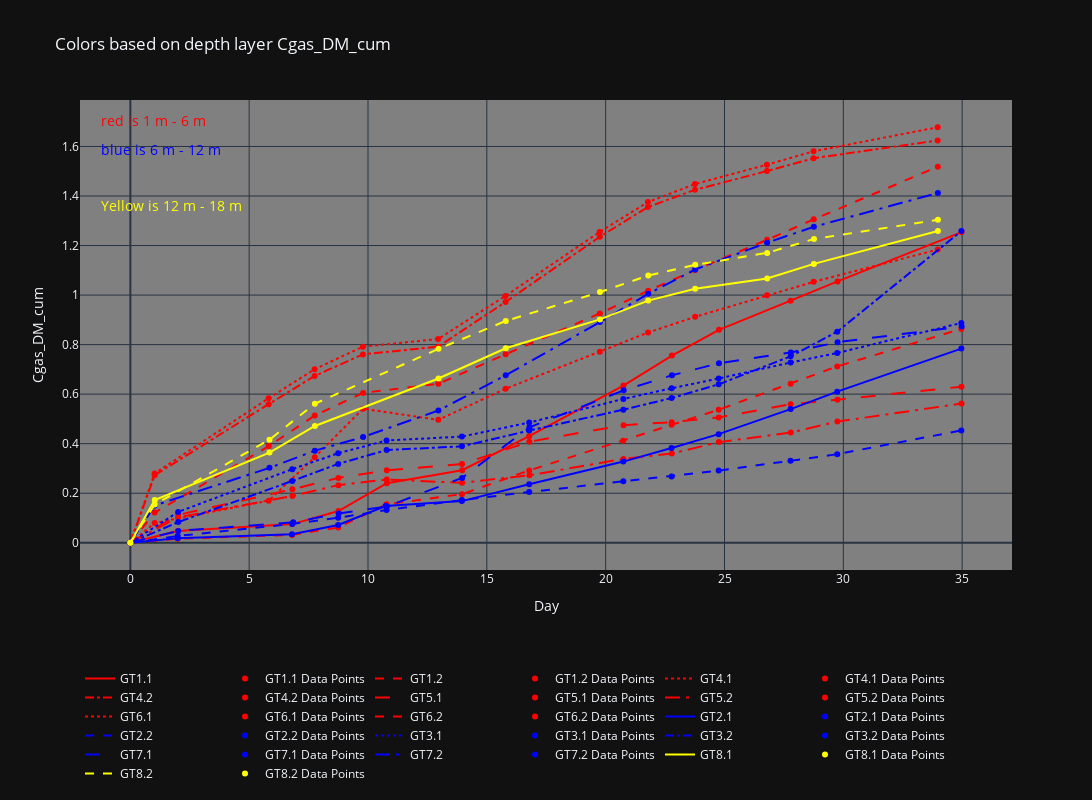

Notebook source saved alongside this figure:
### Code cell
import plotly.graph_objects as go

# Define the line styles
line_styles = ['solid', 'dash', 'dot', 'dashdot', 'longdash', 'longdashdot', 'dot', 'dash']

# Create the figure
fig = go.Figure()

# Modify the layout with the desired figure size
fig.update_layout(
    width=15*80,  # 80 pixels per unit width
    height=10*80,  # 80 pixels per unit height
)

# Iterate over sample_list_1m_6m
for i, sheet_name in enumerate(sample_list_1m_6m):
    df = dict_data_frames[sheet_name]

    # Drop the rows where 'CumulativeColumn' is NaN
    df_dropped = df.dropna(subset=['Cgas_DM_cum'])

    # Add the line trace
    fig.add_trace(go.Scatter(
        x=df_dropped['Day'],
        y=df_dropped['Cgas_DM_cum'],
        mode='lines',
        name=sheet_name,
        line=dict(color='red', dash=line_styles[i])
    ))

    # Add the scatter trace
    fig.add_trace(go.Scatter(
        x=df_dropped['Day'],
        y=df_dropped['Cgas_DM_cum'],
        mode='markers',
        name=f'{sheet_name} Data Points',
        marker=dict(color='red')
    ))

# Iterate over sample_list_6m_12m
for i, sheet_name in enumerate(sample_list_6m_12m):
    df = dict_data_frames[sheet_name]

    # Drop the rows where 'CumulativeColumn' is NaN
    df_dropped = df.dropna(subset=['Cgas_DM_cum'])

    # Add the line trace
    fig.add_trace(go.Scatter(
        x=df_dropped['Day'],
        y=df_dropped['Cgas_DM_cum'],
        mode='lines',
        name=sheet_name,
        line=dict(color='blue', dash=line_styles[i])
    ))

    # Add the scatter trace
    fig.add_trace(go.Scatter(
        x=df_dropped['Day'],
        y=df_dropped['Cgas_DM_cum'],
        mode='markers',
        name=f'{sheet_name} Data Points',
        marker=dict(color='blue')
    ))

# Iterate over sample_list_12m_18m
for i, sheet_name in enumerate(sample_list_12m_18m):
    df = dict_data_frames[sheet_name]

    # Drop the rows where 'CumulativeColumn' is NaN
    df_dropped = df.dropna(subset=['Cgas_DM_cum'])

    # Add the line trace
    fig.add_trace(go.Scatter(
        x=df_dropped['Day'],
        y=df_dropped['Cgas_DM_cum'],
        mode='lines',
        name=sheet_name,
        line=dict(color='yellow', dash=line_styles[i])
    ))

    # Add the scatter trace
    fig.add_trace(go.Scatter(
        x=df_dropped['Day'],
        y=df_dropped['Cgas_DM_cum'],
        mode='markers',
        name=f'{sheet_name} Data Points',
        marker=dict(color='yellow')
    ))

# Add legend-like text annotations
fig.add_annotation(
    xref='paper',
    yref='paper',
    x=0.02,
    y=0.98,
    text='red is 1 m - 6 m',
    showarrow=False,
    font=dict(size=14, color='red')
)

# Add legend-like text annotations
fig.add_annotation(
    xref='paper',
    yref='paper',
    x=0.02,
    y=0.92,
    text='blue is 6 m - 12 m',
    showarrow=False,
    font=dict(size=14, color='blue')
)

# Add legend-like text annotations
fig.add_annotation(
    xref='paper',
    yref='paper',
    x=0.02,
    y=0.8,
    text='Yellow is 12 m - 18 m',
    showarrow=False,
    font=dict(size=14, color='yellow')
)

# Update the layout
fig.update_layout(
    title='Colors based on depth layer Cgas_DM_cum',
    xaxis=dict(title='Day'),
    yaxis=dict(title='Cgas_DM_cum'),
    showlegend=True,
    legend=dict(
        x=0,
        y=-0.2,
        orientation='h',
        traceorder='normal'
    ),
    plot_bgcolor='grey'  # Set the plot background color to white
)

# Show the chart
fig.show()

### Figure 1 — Plotly figure (JSON) as saved in the notebook; plotly's stock layout.template omitted (floating-point values rounded to 4 significant figures)
{"data": [{"line": {"color": "red", "dash": "solid"}, "mode": "lines", "name": "GT1.1", "x": [0.0, 2.0, 6.818, 8.757, 10.79, 13.96, 16.78, 20.75, 22.79, 24.77, 27.78, 29.76, 34.98], "y": [0.0, 0.04751, 0.07531, 0.1279, 0.2405, 0.293, 0.4303, 0.6346, 0.7557, 0.8597, 0.9774, 1.055, 1.254], "type": "scatter"}, {"marker": {"color": "red"}, "mode": "markers", "name": "GT1.1 Data Points", "x": [0.0, 2.0, 6.818, 8.757, 10.79, 13.96, 16.78, 20.75, 22.79, 24.77, 27.78, 29.76, 34.98], "y": [0.0, 0.04751, 0.07531, 0.1279, 0.2405, 0.293, 0.4303, 0.6346, 0.7557, 0.8597, 0.9774, 1.055, 1.254], "type": "scatter"}, {"line": {"color": "red", "dash": "dash"}, "mode": "lines", "name": "GT1.2", "x": [0.0, 1.99, 6.806, 8.745, 10.78, 13.95, 16.78, 20.74, 22.77, 24.76, 27.78, 29.74, 34.97], "y": [0.0, 0.01603, 0.0317, 0.06161, 0.1551, 0.1962, 0.2919, 0.4117, 0.4761, 0.5371, 0.6418, 0.712, 0.8635], "type": "scatter"}, {"marker": {"color": "red"}, "mode": "markers", "name": "GT1.2 Data Points", "x": [0.0, 1.99, 6.806, 8.745, 10.78, 13.95, 16.78, 20.74, 22.77, 24.76, 27.78, 29.74, 34.97], "y": [0.0, 0.01603, 0.0317, 0.06161, 0.1551, 0.1962, 0.2919, 0.4117, 0.4761, 0.5371, 0.6418, 0.712, 0.8635], "type": "scatter"}, {"line": {"color": "red", "dash": "dot"}, "mode": "lines", "name": "GT4.1", "x": [0.0, 1.022, 5.819, 7.753, 9.785, 12.95, 15.78, 19.75, 21.78, 23.76, 26.78, 28.75, 33.97], "y": [0.0, 0.2799, 0.5833, 0.7008, 0.7916, 0.8226, 0.9965, 1.255, 1.375, 1.448, 1.527, 1.58, 1.678], "type": "scatter"}, {"marker": {"color": "red"}, "mode": "markers", "name": "GT4.1 Data Points", "x": [0.0, 1.022, 5.819, 7.753, 9.785, 12.95, 15.78, 19.75, 21.78, 23.76, 26.78, 28.75, 33.97], "y": [0.0, 0.2799, 0.5833, 0.7008, 0.7916, 0.8226, 0.9965, 1.255, 1.375, 1.448, 1.527, 1.58, 1.678], "type": "scatter"}, {"line": {"color": "red", "dash": "dashdot"}, "mode": "lines", "name": "GT4.2", "x": [0.0, 1.024, 5.82, 7.754, 9.785, 12.95, 15.79, 19.75, 21.78, 23.76, 26.79, 28.75, 33.97], "y": [0.0, 0.2726, 0.5596, 0.6735, 0.7606, 0.7917, 0.9721, 1.235, 1.356, 1.425, 1.501, 1.553, 1.624], "type": "scatter"}, {"marker": {"color": "red"}, "mode": "markers", "name": "GT4.2 Data Points", "x": [0.0, 1.024, 5.82, 7.754, 9.785, 12.95, 15.79, 19.75, 21.78, 23.76, 26.79, 28.75, 33.97], "y": [0.0, 0.2726, 0.5596, 0.6735, 0.7606, 0.7917, 0.9721, 1.235, 1.356, 1.425, 1.501, 1.553, 1.624], "type": "scatter"}, {"line": {"color": "red", "dash": "longdash"}, "mode": "lines", "name": "GT5.1", "x": [0.0, 2.013, 6.82, 8.754, 10.79, 13.96, 16.79, 20.75, 22.78, 24.76, 27.79, 29.75, 34.97], "y": [0.0, 0.1125, 0.216, 0.2618, 0.2925, 0.3175, 0.408, 0.4748, 0.4869, 0.5062, 0.5592, 0.5777, 0.6301], "type": "scatter"}, {"marker": {"color": "red"}, "mode": "markers", "name": "GT5.1 Data Points", "x": [0.0, 2.013, 6.82, 8.754, 10.79, 13.96, 16.79, 20.75, 22.78, 24.76, 27.79, 29.75, 34.97], "y": [0.0, 0.1125, 0.216, 0.2618, 0.2925, 0.3175, 0.408, 0.4748, 0.4869, 0.5062, 0.5592, 0.5777, 0.6301], "type": "scatter"}, {"line": {"color": "red", "dash": "longdashdot"}, "mode": "lines", "name": "GT5.2", "x": [0.0, 2.015, 6.822, 8.756, 10.79, 13.96, 16.79, 20.75, 22.78, 24.76, 27.79, 29.75, 34.97], "y": [0.0, 0.103, 0.1889, 0.2326, 0.2551, 0.2422, 0.2723, 0.3386, 0.3601, 0.4063, 0.4449, 0.4893, 0.5618], "type": "scatter"}, {"marker": {"color": "red"}, "mode": "markers", "name": "GT5.2 Data Points", "x": [0.0, 2.015, 6.822, 8.756, 10.79, 13.96, 16.79, 20.75, 22.78, 24.76, 27.79, 29.75, 34.97], "y": [0.0, 0.103, 0.1889, 0.2326, 0.2551, 0.2422, 0.2723, 0.3386, 0.3601, 0.4063, 0.4449, 0.4893, 0.5618], "type": "scatter"}, {"line": {"color": "red", "dash": "dot"}, "mode": "lines", "name": "GT6.1", "x": [0.0, 1.023, 5.824, 7.76, 9.791, 12.96, 15.79, 19.75, 21.78, 23.76, 26.79, 28.75, 33.97], "y": [0.0, 0.07966, 0.1701, 0.3456, 0.5413, 0.4962, 0.6219, 0.7709, 0.8487, 0.9121, 0.9992, 1.053, 1.184], "type": "scatter"}, {"marker": {"color": "red"}, "mode": "markers", "name": "GT6.1 Data Points", "x": [0.0, 1.023, 5.824, 7.76, 9.791, 12.96, 15.79, 19.75, 21.78, 23.76, 26.79, 28.75, 33.97], "y": [0.0, 0.07966, 0.1701, 0.3456, 0.5413, 0.4962, 0.6219, 0.7709, 0.8487, 0.9121, 0.9992, 1.053, 1.184], "type": "scatter"}, {"line": {"color": "red", "dash": "dash"}, "mode": "lines", "name": "GT6.2", "x": [0.0, 1.026, 5.825, 7.762, 9.794, 12.96, 15.79, 19.75, 21.79, 23.77, 26.79, 28.76, 33.98], "y": [0.0, 0.1218, 0.3903, 0.514, 0.605, 0.6419, 0.7609, 0.9261, 1.018, 1.101, 1.223, 1.306, 1.518], "type": "scatter"}, {"marker": {"color": "red"}, "mode": "markers", "name": "GT6.2 Data Points", "x": [0.0, 1.026, 5.825, 7.762, 9.794, 12.96, 15.79, 19.75, 21.79, 23.77, 26.79, 28.76, 33.98], "y": [0.0, 0.1218, 0.3903, 0.514, 0.605, 0.6419, 0.7609, 0.9261, 1.018, 1.101, 1.223, 1.306, 1.518], "type": "scatter"}, {"line": {"color": "blue", "dash": "solid"}, "mode": "lines", "name": "GT2.1", "x": [0.0, 1.991, 6.806, 8.744, 10.74, 13.95, 16.78, 20.74, 22.77, 24.75, 27.78, 29.74, 34.97], "y": [0.0, 0.0177, 0.03421, 0.07197, 0.1482, 0.1682, 0.236, 0.3277, 0.3829, 0.4386, 0.5396, 0.61, 0.784], "type": "scatter"}, {"marker": {"color": "blue"}, "mode": "markers", "name": "GT2.1 Data Points", "x": [0.0, 1.991, 6.806, 8.744, 10.74, 13.95, 16.78, 20.74, 22.77, 24.75, 27.78, 29.74, 34.97], "y": [0.0, 0.0177, 0.03421, 0.07197, 0.1482, 0.1682, 0.236, 0.3277, 0.3829, 0.4386, 0.5396, 0.61, 0.784], "type": "scatter"}, {"line": {"color": "blue", "dash": "dash"}, "mode": "lines", "name": "GT2.2", "x": [0.0, 1.992, 6.812, 8.744, 10.78, 13.95, 16.78, 20.74, 22.77, 24.75, 27.78, 29.74, 34.96], "y": [0.0, 0.02732, 0.07603, 0.101, 0.132, 0.1723, 0.2049, 0.2484, 0.2678, 0.2914, 0.331, 0.3577, 0.4535], "type": "scatter"}, {"marker": {"color": "blue"}, "mode": "markers", "name": "GT2.2 Data Points", "x": [0.0, 1.992, 6.812, 8.744, 10.78, 13.95, 16.78, 20.74, 22.77, 24.75, 27.78, 29.74, 34.96], "y": [0.0, 0.02732, 0.07603, 0.101, 0.132, 0.1723, 0.2049, 0.2484, 0.2678, 0.2914, 0.331, 0.3577, 0.4535], "type": "scatter"}, {"line": {"color": "blue", "dash": "dot"}, "mode": "lines", "name": "GT3.1", "x": [0.0, 2.012, 6.812, 8.745, 10.78, 13.95, 16.78, 20.74, 22.78, 24.75, 27.78, 29.74, 34.97], "y": [0.0, 0.1244, 0.297, 0.3613, 0.413, 0.4285, 0.4854, 0.5806, 0.6237, 0.6633, 0.7278, 0.7663, 0.8874], "type": "scatter"}, {"marker": {"color": "blue"}, "mode": "markers", "name": "GT3.1 Data Points", "x": [0.0, 2.012, 6.812, 8.745, 10.78, 13.95, 16.78, 20.74, 22.78, 24.75, 27.78, 29.74, 34.97], "y": [0.0, 0.1244, 0.297, 0.3613, 0.413, 0.4285, 0.4854, 0.5806, 0.6237, 0.6633, 0.7278, 0.7663, 0.8874], "type": "scatter"}, {"line": {"color": "blue", "dash": "dashdot"}, "mode": "lines", "name": "GT3.2", "x": [0.0, 2.013, 6.813, 8.747, 10.78, 13.95, 16.78, 20.74, 22.78, 24.76, 27.78, 29.75, 34.97], "y": [0.0, 0.0834, 0.2495, 0.3185, 0.3743, 0.3892, 0.453, 0.5373, 0.5842, 0.6396, 0.7527, 0.8522, 1.258], "type": "scatter"}, {"marker": {"color": "blue"}, "mode": "markers", "name": "GT3.2 Data Points", "x": [0.0, 2.013, 6.813, 8.747, 10.78, 13.95, 16.78, 20.74, 22.78, 24.76, 27.78, 29.75, 34.97], "y": [0.0, 0.0834, 0.2495, 0.3185, 0.3743, 0.3892, 0.453, 0.5373, 0.5842, 0.6396, 0.7527, 0.8522, 1.258], "type": "scatter"}, {"line": {"color": "blue", "dash": "longdash"}, "mode": "lines", "name": "GT7.1", "x": [0.0, 2.015, 6.854, 8.763, 10.8, 13.96, 16.79, 20.76, 22.79, 24.77, 27.79, 29.76, 34.98], "y": [0.0, 0.0479, 0.08237, 0.1184, 0.1463, 0.2618, 0.4662, 0.6153, 0.6761, 0.7248, 0.7684, 0.8099, 0.8731], "type": "scatter"}, {"marker": {"color": "blue"}, "mode": "markers", "name": "GT7.1 Data Points", "x": [0.0, 2.015, 6.854, 8.763, 10.8, 13.96, 16.79, 20.76, 22.79, 24.77, 27.79, 29.76, 34.98], "y": [0.0, 0.0479, 0.08237, 0.1184, 0.1463, 0.2618, 0.4662, 0.6153, 0.6761, 0.7248, 0.7684, 0.8099, 0.8731], "type": "scatter"}, {"line": {"color": "blue", "dash": "longdashdot"}, "mode": "lines", "name": "GT7.2", "x": [0.0, 1.026, 5.854, 7.764, 9.795, 12.96, 15.8, 19.76, 21.79, 23.77, 26.79, 28.76, 33.98], "y": [0.0, 0.1505, 0.3024, 0.3719, 0.4269, 0.5341, 0.6761, 0.8909, 1.005, 1.103, 1.211, 1.276, 1.412], "type": "scatter"}, {"marker": {"color": "blue"}, "mode": "markers", "name": "GT7.2 Data Points", "x": [0.0, 1.026, 5.854, 7.764, 9.795, 12.96, 15.8, 19.76, 21.79, 23.77, 26.79, 28.76, 33.98], "y": [0.0, 0.1505, 0.3024, 0.3719, 0.4269, 0.5341, 0.6761, 0.8909, 1.005, 1.103, 1.211, 1.276, 1.412], "type": "scatter"}, {"line": {"color": "yellow", "dash": "solid"}, "mode": "lines", "name": "GT8.1", "x": [0.0, 1.028, 5.856, 7.765, 12.97, 15.8, 19.76, 21.79, 23.77, 26.8, 28.76, 33.98], "y": [0.0, 0.1726, 0.3641, 0.4715, 0.6631, 0.7852, 0.9018, 0.9778, 1.026, 1.067, 1.126, 1.259], "type": "scatter"}, {"marker": {"color": "yellow"}, "mode": "markers", "name": "GT8.1 Data Points", "x": [0.0, 1.028, 5.856, 7.765, 12.97, 15.8, 19.76, 21.79, 23.77, 26.8, 28.76, 33.98], "y": [0.0, 0.1726, 0.3641, 0.4715, 0.6631, 0.7852, 0.9018, 0.9778, 1.026, 1.067, 1.126, 1.259], "type": "scatter"}, {"line": {"color": "yellow", "dash": "dash"}, "mode": "lines", "name": "GT8.2", "x": [0.0, 1.028, 5.856, 7.765, 12.97, 15.8, 19.76, 21.79, 23.77, 26.8, 28.77, 33.98], "y": [0.0, 0.1546, 0.4162, 0.5614, 0.7828, 0.8957, 1.012, 1.079, 1.122, 1.17, 1.227, 1.304], "type": "scatter"}, {"marker": {"color": "yellow"}, "mode": "markers", "name": "GT8.2 Data Points", "x": [0.0, 1.028, 5.856, 7.765, 12.97, 15.8, 19.76, 21.79, 23.77, 26.8, 28.77, 33.98], "y": [0.0, 0.1546, 0.4162, 0.5614, 0.7828, 0.8957, 1.012, 1.079, 1.122, 1.17, 1.227, 1.304], "type": "scatter"}], "layout": {"width": 1200, "height": 800, "annotations": [{"font": {"color": "red", "size": 14}, "showarrow": false, "text": "red is 1 m - 6 m", "x": 0.02, "xref": "paper", "y": 0.98, "yref": "paper"}, {"font": {"color": "blue", "size": 14}, "showarrow": false, "text": "blue is 6 m - 12 m", "x": 0.02, "xref": "paper", "y": 0.92, "yref": "paper"}, {"font": {"color": "yellow", "size": 14}, "showarrow": false, "text": "Yellow is 12 m - 18 m", "x": 0.02, "xref": "paper", "y": 0.8, "yref": "paper"}], "legend": {"x": 0, "y": -0.2, "orientation": "h", "traceorder": "normal"}, "title": {"text": "Colors based on depth layer Cgas_DM_cum"}, "xaxis": {"title": {"text": "Day"}}, "yaxis": {"title": {"text": "Cgas_DM_cum"}}, "showlegend": true, "plot_bgcolor": "grey"}}
